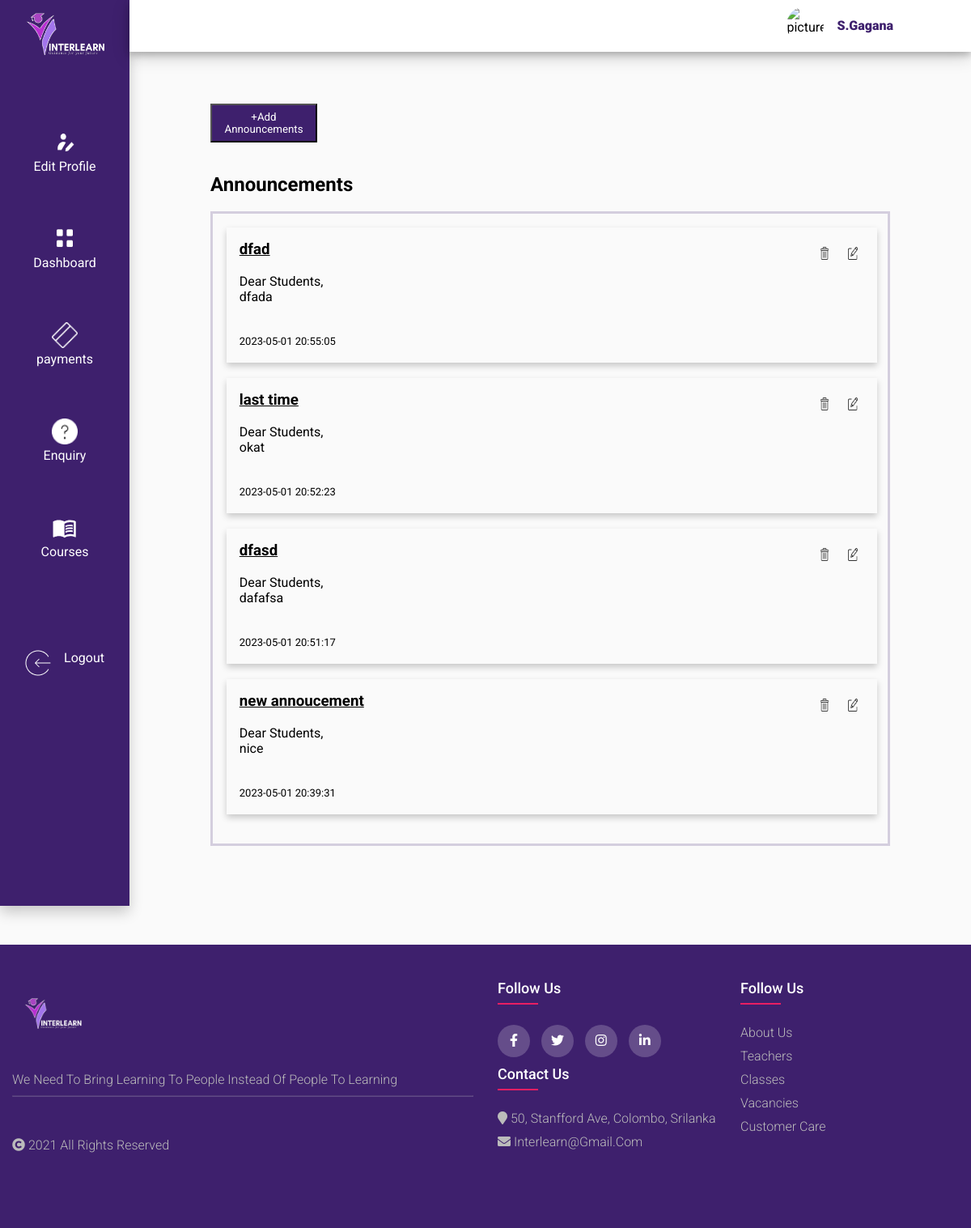
The page /public/receptionist/announcement (signed in) on the database its author committed.
### tables this page shows
CREATE TABLE `announcement` (
  `aid` varchar(255) NOT NULL,
  `title` varchar(255) NOT NULL,
  `content` varchar(255) NOT NULL,
  `attachment` varchar(255) NOT NULL,
  `file_name` varchar(255) NOT NULL,
  `empID` int(11) NOT NULL,
  `date_time` timestamp NOT NULL DEFAULT current_timestamp(),
  `role` varchar(255) NOT NULL
);

### app/controllers/receptionist.php (called while the page is built, shortened)
<?php
class Receptionist extends Controller
{
    public function announcement($action=null,$aid=null)
    {
        $subject = new Subject();
        $announcement = new Announcement();
        $data['id'] = $aid;
        $result1 = $subject->selectCourse([]);
        $data['courses']=$result1;
        $data['errors']=[];
        $data['announcements'] = $announcement->allRecepAnnouncements([]);
        $time = [];
        if(!empty($data['announcements'])){
            for($i=0; $i<count($data['announcements']); $i++){
                $isEditable = $announcement->isAnnEditable($data['announcements'][$i]->date_time);
                array_push($time,$isEditable);
            }
        }
        $data['editable'] = $time;
        $this->view('receptionist/announcement',$data);
    }
}

### app/core/app.php (called while the page is built, shortened)
<?php
class App
 {
    protected $controller = '_404';
    protected $method = 'index';
    function __construct()
    {
        $arr=$this->getURL();
        $filename = "../app/controllers/".ucfirst($arr[0]).".php";
        if(file_exists($filename)){
            $this -> controller = $arr[0];
            unset($arr[0]);
        }
        else{
            require "../app/controllers/".$this->controller.".php";
        }
        $mycontroller = new $this->controller();
        $mymethod = $arr[1] ?? $this->method;
        if(!empty($arr[1])){
            if (method_exists($mycontroller,strtolower($mymethod)))
            {
            $this->method = strtolower($mymethod);
        unset($arr[1]);
            }
        }
        $arr = array_values($arr);
        call_user_func_array([$mycontroller,$this->method], $arr);
    }
    private function getURL()
    {
        $url = $_GET['url']??'home';
        $url = filter_var($url,FILTER_SANITIZE_URL);
        $arr = explode("/",$url);
        return $arr;
    }
}

### public/index.php (called while the page is built, shortened)
<?php
 $app = new app();

### app/core/database.php (called while the page is built, shortened)
<?php
class Database{
    private function connect()
    {
        $str="mysql:hostname=".DBHOST.";dbname=".DBNAME;
        $conn = new PDO($str,DBUSER,DBPASS);
        return $conn;
    }
    public function query($query,$data = [], $type = 'object')
    {
        $conn = $this -> connect();
        $stmt = $conn -> prepare($query);
        if($stmt)
        {
            $check = $stmt -> execute($data);
            if($check){
                if($type == 'object'){
                    $type = PDO::FETCH_OBJ;
                }
                else{
                    $type = PDO::FETCH_ASSOC;
                }
                $result = $stmt -> fetchAll($type);
                if(is_array($result) && count($result) >0 ){
                    return $result;
                }
            }
        }
        return false;
    }
}

### app/models/Announcement.model.php (called while the page is built, shortened)
<?php
class Announcement extends Model{
    public $table = "announcement";
    public function allRecepAnnouncements($data=[],$id=null,$orderby=null,$order = 'desc'){
        $query ="SELECT announcement.* FROM ".$this->table;
        $query .= " WHERE announcement.role = 'Receptionist'";
        $query .= " order by announcement.date_time  $order";
        $res = $this -> query($query,$data);
        if(is_array($res)){
            return $res;
        }
        return false;
    }
}

### app/core/functions.php (called while the page is built, shortened)
<?php
    function esc($str)
    {
        return nl2br(htmlspecialchars($str));
    }

### app/views/receptionist/announcement.view.php (the view, shortened to what this page needs)
<div class="main-body-div">
    <div class="top-to-bottom-content">
        <div class="all-middle-content">
            <div class="recp_ann_container">
                <div class="recp_ann_content">
                    <a href="<?= ROOT ?>/receptionist/announcement/add">
                        <button class="recp_cl_btn">+Add Announcements</button><br><br>
                    </a>
                    <br>
                    <div class="recp_view_announcement">
                        <h2 class="std_view_text">Announcements</h2><br>
                        <div class="std_view_box">
                            <?php if (!empty($announcements)) : ?>
                                <?php foreach ($announcements as $row) : ?>
                                    <div class="ann_view_msg">
                                        <?php if ($editable) : ?>
                                            <img src="<?= ROOT ?>/assets/images/edit.png" class="teacher_crs_img2" id="button28" onclick="openModal3('<?= esc($row->aid) ?>')">
                                        <?php else : ?>
                                        <?php endif; ?>
                                        <img src="<?= ROOT ?>/assets/images/delete.png" class="teacher_crs_img2" onclick="openModal6('<?= esc($row->aid) ?>')">
                                        <h3><u><?= $row->title ?></u></h3><br>
                                        Dear Students,<br>
                                        <p><?= $row->content ?></p><br>
                                        <br>
                                        <p class="recp_ann_bot"><?= $row->date_time ?></p><br>
                                    </div><br>
                                <?php endforeach; ?>
                            <?php endif ?>
                        </div>
                    </div>
                </div>
            </div>
        </div>
    </div>
</div>

### rows shown on the page
announcement: title "dfad", content "dfada", date_time "2023-05-01 20:55:05"
announcement: title "last time", content "okat", date_time "2023-05-01 20:52:23"
announcement: title "dfasd", content "dafafsa", date_time "2023-05-01 20:51:17"
announcement: title "new annoucement", content "nice", date_time "2023-05-01 20:39:31"

### other values the page prints
Auth::getusername() "S.Gagana"
